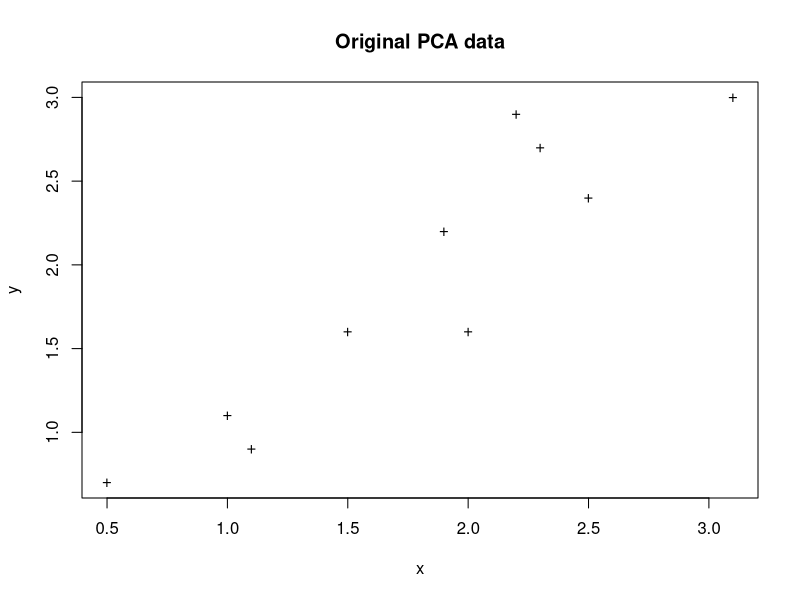
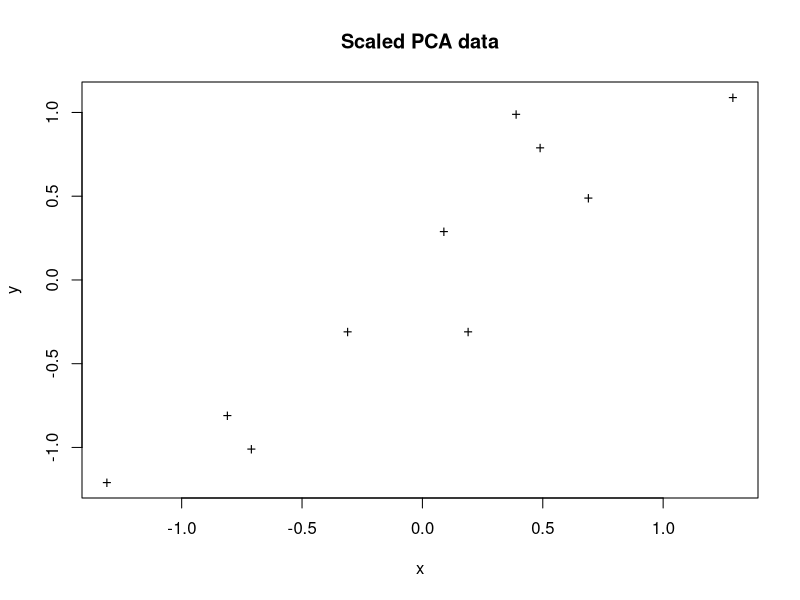
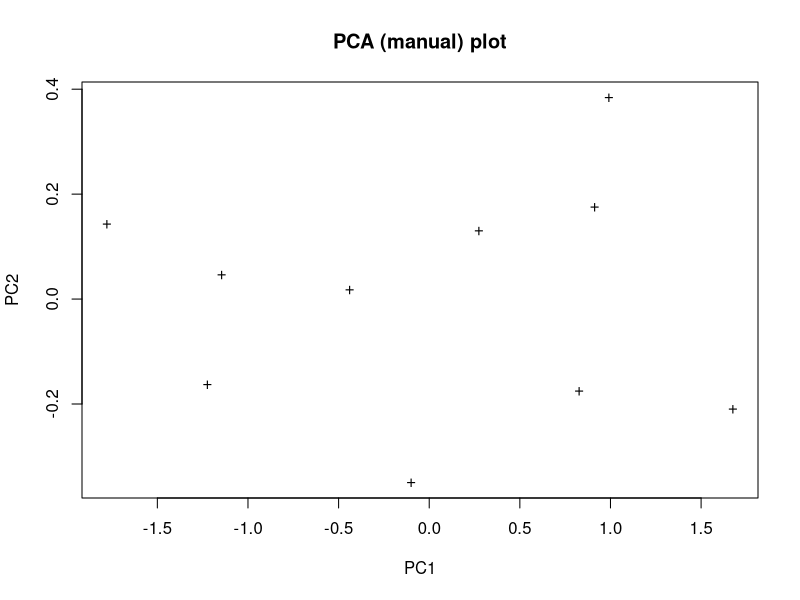
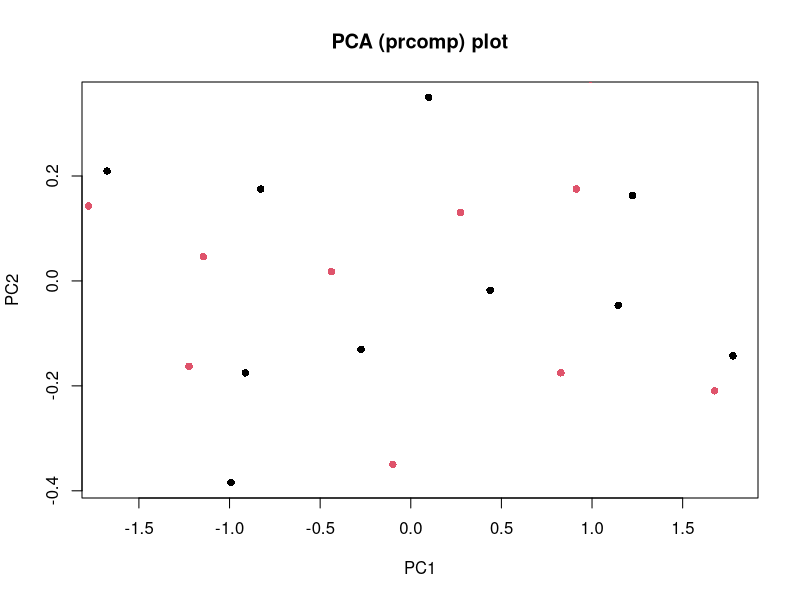

Source code (R) for these figures, in order:
## ---- chunk 1
library(tidyverse)
knitr::opts_chunk$set(echo = TRUE)
## ---- chunk 2
pca_data <- data.frame(
  x = c(2.5, 0.5, 2.2, 1.9, 3.1, 2.3, 2, 1, 1.5, 1.1),
  y = c(2.4, 0.7, 2.9, 2.2, 3.0, 2.7, 1.6, 1.1, 1.6, 0.9)
)
 
plot(
  pca_data,
  pch = '+',
  main = "Original PCA data"
)
## ---- chunk 3
pca_data_scaled <- apply(pca_data, 2, function(x) x - mean(x))

plot(
  pca_data_scaled,
  pch = '+',
  main = "Scaled PCA data"
)
## ---- chunk 4
m <- cov(pca_data_scaled)
m
## ---- chunk 5
e <- eigen(m)
e
## ---- chunk 6
my_pca <- as.matrix(pca_data_scaled) %*% e$vectors
 
plot(
  my_pca,
  pch = '+',
  xlab = "PC1",
  ylab = "PC2",
  main = "PCA (manual) plot"
)
## ---- chunk 7
pca <- prcomp(pca_data)
summary(pca)
 
plot(
  pca$x,
  pch = 16,
  col = 1,
  xlab = "PC1",
  ylab = "PC2",
  main = "PCA (prcomp) plot"
)

points(
  my_pca,
  pch = 16,
  col = 2
)
## ---- chunk 8
eigen(m)

pca
## ---- chunk 9
eigen(m, symmetric = TRUE)
eigen(m, symmetric = FALSE)
pca
## ---- chunk 10
tut_eigen <- matrix(c(-0.735178656, -0.677873399, 0.677873399, -0.735178656), nrow = 2, byrow = TRUE)
eigen(m, symmetric = FALSE)
tut_eigen
## ---- chunk 11
isSymmetric(m)
